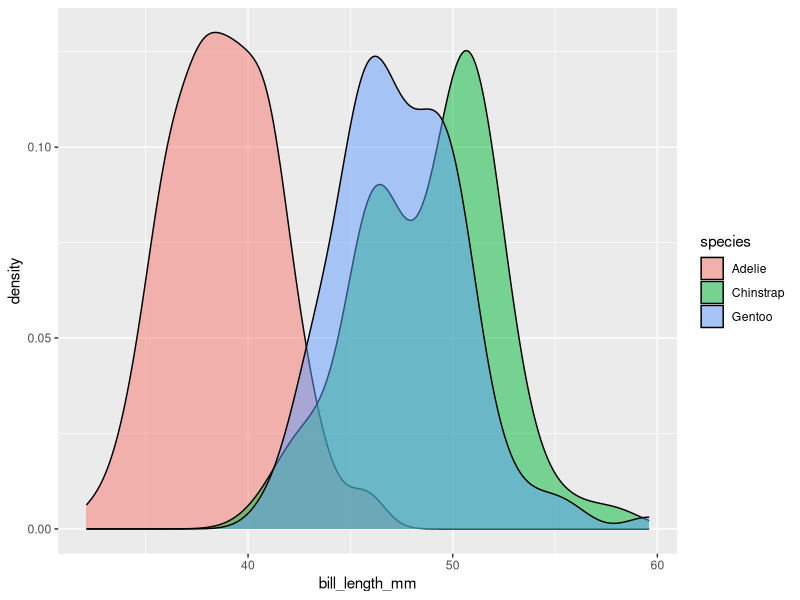
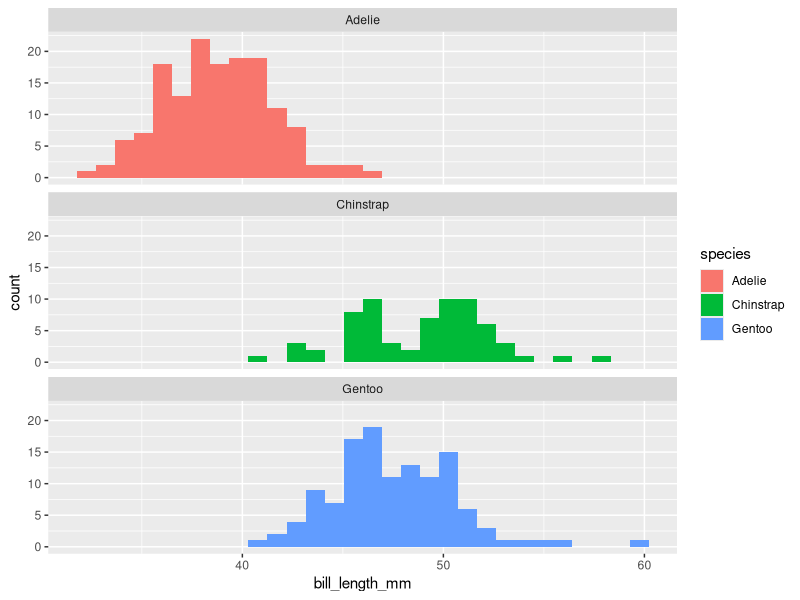
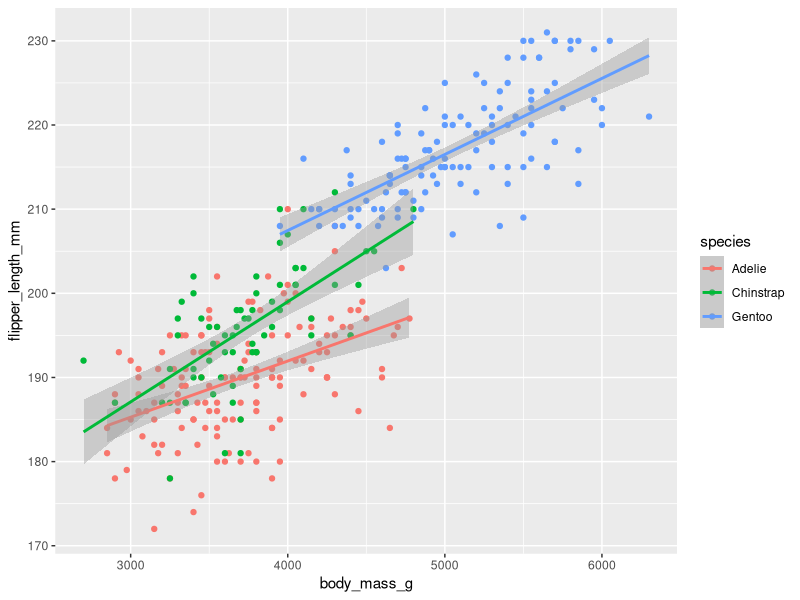
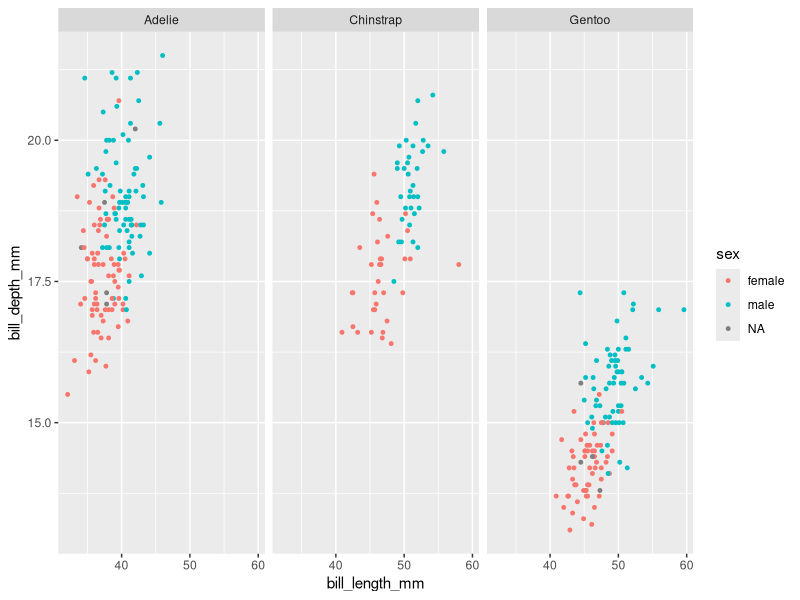
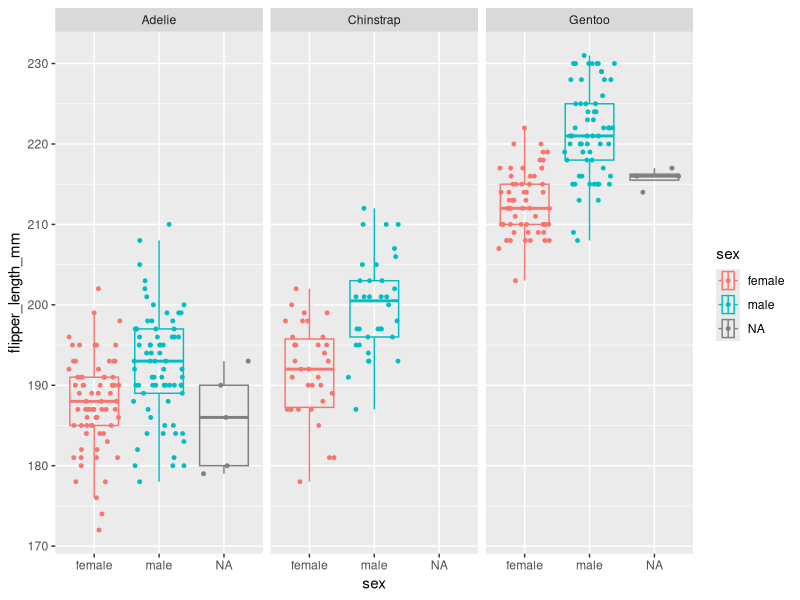

The R source for these figures, in order:
## ---- chunk 1
knitr::opts_chunk$set(echo = TRUE)

install.packages("palmerpenguins")
library(palmerpenguins)
library(tidyverse)


view(penguins)
dim(penguins)
colnames(penguins)


## ---- chunk 2
penguins %>%
  ggplot() +
  geom_density(mapping = aes(x = bill_length_mm, fill=species), alpha=0.5)

## ---- chunk 3
penguins %>%
  ggplot() +
  geom_histogram(mapping = aes(x = bill_length_mm, fill=species)) +
  facet_wrap(~species, nrow=3)

## ---- chunk 4
penguins %>%
  ggplot(mapping = aes(x = body_mass_g, y=flipper_length_mm, color=species)) +
  geom_point() +
  geom_smooth(method="lm")
## ---- chunk 5
penguins %>%
  ggplot(mapping = aes(x = bill_length_mm, y=bill_depth_mm, color=sex)) +
  geom_point(size=1) +
  facet_wrap(~species)
## ---- chunk 6
penguins %>%
  ggplot(mapping = aes(x=flipper_length_mm, y=sex, color=sex)) +
  geom_boxplot(outlier.alpha = 0, alpha=0) +
  geom_jitter(width = 0, size=1) +
  coord_flip() +
  facet_wrap(~species)
## ---- chunk 7

## ---- chunk 8

## ---- chunk 9

## ---- chunk 10

